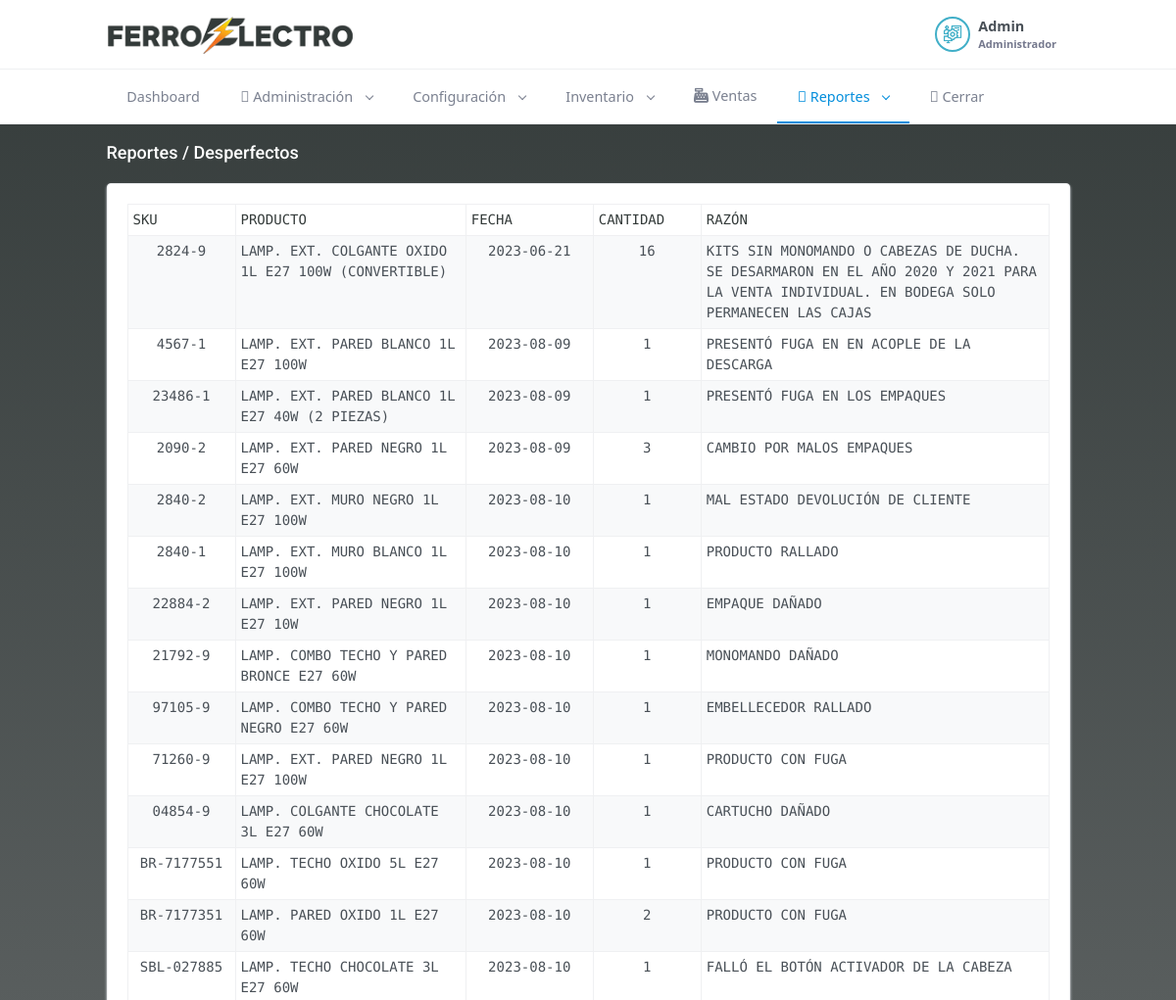
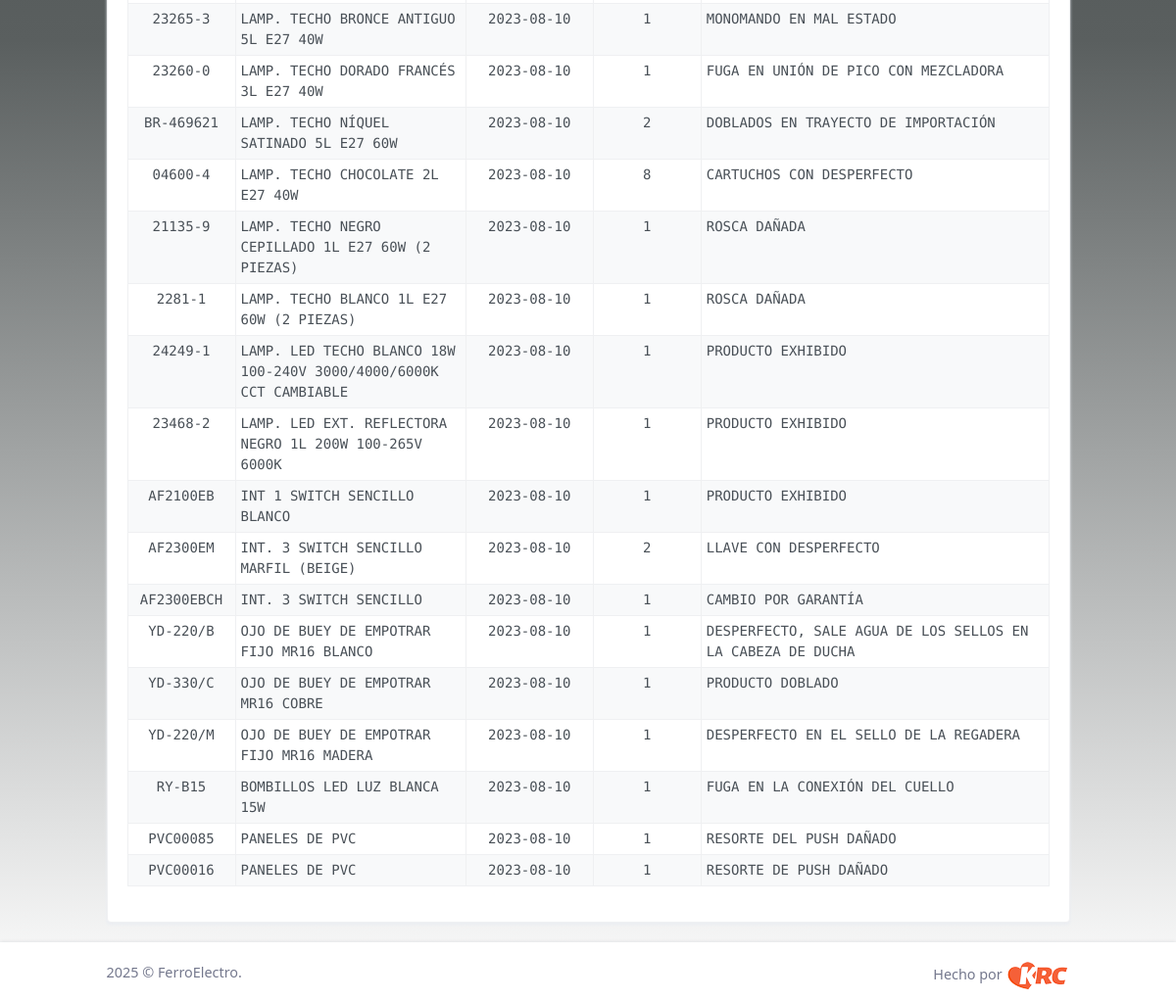
Screenshot of /index.php/reportes/desperfectos (signed in) with the database file from the repository (2 pictures, top to bottom).
### tables this page shows
CREATE TABLE `desperfectos` (
  `id` int(11) NOT NULL,
  `fecha` date NOT NULL,
  `idp` int(11) NOT NULL,
  `cantidad` int(11) NOT NULL,
  `razon` varchar(250) NOT NULL,
  `status` int(11) NOT NULL DEFAULT 1
);

CREATE TABLE `productos` (
  `id` int(11) NOT NULL,
  `sku` varchar(50) NOT NULL,
  `nombreproducto` varchar(300) NOT NULL,
  `descripcion` text NOT NULL,
  `proveedorid` int(11) NOT NULL,
  `categoriaid` int(11) NOT NULL,
  `marcaid` int(11) NOT NULL,
  `peso` float(10,2) NOT NULL,
  `cantmin` int(11) NOT NULL,
  `FOB` float(10,2) NOT NULL,
  `costo` float(10,2) NOT NULL,
  `venta` float(10,2) NOT NULL,
  `created_at` timestamp NOT NULL DEFAULT current_timestamp(),
  `updated_at` timestamp NOT NULL DEFAULT current_timestamp(),
  `status` int(11) NOT NULL DEFAULT 1
);

### application/controllers/reportes/Desperfectos.php (called while the page is built, shortened)
<?php
class Desperfectos extends CI_Controller {
	public function index()
	{
        $d['title'] = 'Reportes';
        $h['title'] =  $d['title'];
		$d['msg'] = '';
		$d['desperfectos'] = $this->model->all_desperfectos();
        $this->load->view('header_view', $h);
		$this->load->view('reportes/desperfectos_view', $d);
        $this->load->view('footer_view', $h);
	}
}

### index.php (called while the page is built, shortened)
<?php
require_once BASEPATH.'core/CodeIgniter.php';

### application/models/Model.php (called while the page is built, shortened)
<?php
class Model extends CI_Model
{
  public function all_desperfectos(){
    $str = 'productos.id idpr, productos.sku, productos.nombreproducto, productos.descripcion, productos.proveedorid, productos.categoriaid, productos.costo, productos.venta, productos.marcaid, productos.status statusprod, productos.peso, productos.cantmin, productos.fob, ';
    $str .= 'desperfectos.id iddes, desperfectos.fecha, desperfectos.idp, desperfectos.razon,, desperfectos.cantidad, desperfectos.status statusdesper';
    $q= $this
        ->db
        ->select($str)
	      ->from('desperfectos')
        ->join('productos', 'productos.id = desperfectos.idp')
        ->get();
    if($q->num_rows() > 0) {
      return $q->result_array();
    }
    return array();
  }
}

### application/views/reportes/desperfectos_view.php (the view, shortened to what this page needs)
<div class="main-content">
    <div class="page-content">
        <div class="container-fluid">
            <div class="row">
                <div class="col-12">
                    <div class="page-title-box d-flex align-items-center justify-content-between">
                        <h4 class="mb-0"><?= $title . ' / Desperfectos' ?></h4>
                    </div>
                </div>
            </div>
            <div class="row">
                <div class="col-xl-12">
                    <div class="card card-h-100">
                        <div class="card-body">
                            <div class="table-responsive">
                                <table id="reporteDatatable" class="table table-striped table-bordered table-condensed table-hovered" style="width:100%">
                                    <thead>
                                        <tr>
                                            <th>SKU</th>
                                            <th>PRODUCTO</th>
                                            <th>FECHA</th>
                                            <th>CANTIDAD</th>
                                            <th>RAZÓN</th>
                                        </tr>
                                    </thead>
                                    <tbody>
                                        <?php
                                        foreach($desperfectos as $d){
                                        ?>
                                        <tr>
                                            <td style="width: 110px; text-align: center;"><?= $d['sku'] ?></td>
                                            <td><?= $d['nombreproducto'] ?></td>
                                            <td style="width: 130px; text-align: center;"><?= $d['fecha'] ?></td>
                                            <td style="width: 110px; text-align: center;"><?= $d['cantidad'] ?></td>
                                            <td><?= $d['razon'] ?></td>
                                        </tr>
                                        <?php
                                        }
                                        ?>
                                    </tbody>
                                </table>
                            </div>
                        </div>
                    </div>
                </div>
            </div>
        </div>
    </div>

### assets/login/css/login.css (style rules this page uses)
#bodyall { background: #343b3a; background: -moz-linear-gradient(180deg, #343b3a 0%, #5a5f5f 52%, rgba(255,255,255,1) 100%); background: -webkit-linear-gradient(180deg, #343b3a 0%, #5a5f5f 52%, rgba(255,255,255,1) 100%); background: linear-gradient(180deg, #343b3a 0%, #5a5f5f 52%, rgba(255,255,255,1) 100%); filter: progid:DXImageTransform.Microsoft.gradient(startColorstr="#343b3a",endColorstr="#ffffff",GradientType=1); }
.page-title-box > h4 { color: #fff !important; }
label, th { color: #343b3a; }

### application/views/reportes/desperfectos_view.php (style rules this page uses)
table { font-family: 'Source Code Pro', monospace; font-size: 14px; }
.table > :not(caption) > * > * { padding: 5px; }

### rows the page displays
desperfectos: productos.sku "2824-9", productos.nombreproducto "LAMP. EXT. COLGANTE OXIDO 1L E27 100W (CONVERTIBLE)", fecha "2023-06-21", cantidad "16", razon "KITS SIN MONOMANDO O CABEZAS DE DUCHA. SE DESARMARON EN EL AÑO 2020 Y 2021 PARA LA VENTA INDIVIDUAL. EN BODEGA SOLO PERMANECEN LAS CAJAS"
desperfectos: productos.sku "4567-1", productos.nombreproducto "LAMP. EXT. PARED BLANCO 1L E27 100W", fecha "2023-08-09", cantidad "1", razon "PRESENTÓ FUGA EN EN ACOPLE DE LA DESCARGA"
desperfectos: productos.sku "23486-1", productos.nombreproducto "LAMP. EXT. PARED BLANCO 1L E27 40W (2 PIEZAS)", fecha "2023-08-09", cantidad "1", razon "PRESENTÓ FUGA EN LOS EMPAQUES"
desperfectos: productos.sku "2090-2", productos.nombreproducto "LAMP. EXT. PARED NEGRO 1L E27 60W", fecha "2023-08-09", cantidad "3", razon "CAMBIO POR MALOS EMPAQUES"
desperfectos: productos.sku "2840-2", productos.nombreproducto "LAMP. EXT. MURO NEGRO 1L E27 100W", fecha "2023-08-10", cantidad "1", razon "MAL ESTADO DEVOLUCIÓN DE CLIENTE"
desperfectos: productos.sku "2840-1", productos.nombreproducto "LAMP. EXT. MURO BLANCO 1L E27 100W", fecha "2023-08-10", cantidad "1", razon "PRODUCTO RALLADO"
desperfectos: productos.sku "22884-2", productos.nombreproducto "LAMP. EXT. PARED NEGRO 1L E27 10W", fecha "2023-08-10", cantidad "1", razon "EMPAQUE DAÑADO"
desperfectos: productos.sku "21792-9", productos.nombreproducto "LAMP. COMBO TECHO Y PARED BRONCE E27 60W", fecha "2023-08-10", cantidad "1", razon "MONOMANDO DAÑADO"
desperfectos: productos.sku "97105-9", productos.nombreproducto "LAMP. COMBO TECHO Y PARED NEGRO E27 60W", fecha "2023-08-10", cantidad "1", razon "EMBELLECEDOR RALLADO"
desperfectos: productos.sku "71260-9", productos.nombreproducto "LAMP. EXT. PARED NEGRO 1L E27 100W", fecha "2023-08-10", cantidad "1", razon "PRODUCTO CON FUGA"
desperfectos: productos.sku "04854-9", productos.nombreproducto "LAMP. COLGANTE CHOCOLATE 3L E27 60W", fecha "2023-08-10", cantidad "1", razon "CARTUCHO DAÑADO"
desperfectos: productos.sku "BR-7177551", productos.nombreproducto "LAMP. TECHO OXIDO 5L E27 60W", fecha "2023-08-10", cantidad "1", razon "PRODUCTO CON FUGA"
desperfectos: productos.sku "BR-7177351", productos.nombreproducto "LAMP. PARED OXIDO 1L E27 60W", fecha "2023-08-10", cantidad "2", razon "PRODUCTO CON FUGA"
desperfectos: productos.sku "SBL-027885", productos.nombreproducto "LAMP. TECHO CHOCOLATE 3L E27 60W", fecha "2023-08-10", cantidad "1", razon "FALLÓ EL BOTÓN ACTIVADOR DE LA CABEZA"
desperfectos: productos.sku "23265-3", productos.nombreproducto "LAMP. TECHO BRONCE ANTIGUO 5L E27 40W", fecha "2023-08-10", cantidad "1", razon "MONOMANDO EN MAL ESTADO"
desperfectos: productos.sku "23260-0", productos.nombreproducto "LAMP. TECHO DORADO FRANCÉS 3L E27 40W", fecha "2023-08-10", cantidad "1", razon "FUGA EN UNIÓN DE PICO CON MEZCLADORA"
desperfectos: productos.sku "BR-469621", productos.nombreproducto "LAMP. TECHO NÍQUEL SATINADO 5L E27 60W", fecha "2023-08-10", cantidad "2", razon "DOBLADOS EN TRAYECTO DE IMPORTACIÓN"
desperfectos: productos.sku "04600-4", productos.nombreproducto "LAMP. TECHO CHOCOLATE 2L E27 40W", fecha "2023-08-10", cantidad "8", razon "CARTUCHOS CON DESPERFECTO"
desperfectos: productos.sku "21135-9", productos.nombreproducto "LAMP. TECHO NEGRO CEPILLADO 1L E27 60W (2 PIEZAS)", fecha "2023-08-10", cantidad "1", razon "ROSCA DAÑADA"
desperfectos: productos.sku "2281-1", productos.nombreproducto "LAMP. TECHO BLANCO 1L E27 60W (2 PIEZAS)", fecha "2023-08-10", cantidad "1", razon "ROSCA DAÑADA"
desperfectos: productos.sku "24249-1", productos.nombreproducto "LAMP. LED TECHO BLANCO 18W 100-240V 3000/4000/6000K CCT CAMBIABLE", fecha "2023-08-10", cantidad "1", razon "PRODUCTO EXHIBIDO"
desperfectos: productos.sku "23468-2", productos.nombreproducto "LAMP. LED EXT. REFLECTORA NEGRO 1L 200W 100-265V 6000K", fecha "2023-08-10", cantidad "1", razon "PRODUCTO EXHIBIDO"
desperfectos: productos.sku "AF2100EB", productos.nombreproducto "INT 1 SWITCH SENCILLO BLANCO", fecha "2023-08-10", cantidad "1", razon "PRODUCTO EXHIBIDO"
desperfectos: productos.sku "AF2300EM", productos.nombreproducto "INT. 3 SWITCH SENCILLO MARFIL (BEIGE)", fecha "2023-08-10", cantidad "2", razon "LLAVE CON DESPERFECTO"
desperfectos: productos.sku "AF2300EBCH", productos.nombreproducto "INT. 3 SWITCH SENCILLO", fecha "2023-08-10", cantidad "1", razon "CAMBIO POR GARANTÍA"
desperfectos: productos.sku "YD-220/B", productos.nombreproducto "OJO DE BUEY DE EMPOTRAR FIJO MR16 BLANCO", fecha "2023-08-10", cantidad "1", razon "DESPERFECTO, SALE AGUA DE LOS SELLOS EN LA CABEZA DE DUCHA"
desperfectos: productos.sku "YD-330/C", productos.nombreproducto "OJO DE BUEY DE EMPOTRAR MR16 COBRE", fecha "2023-08-10", cantidad "1", razon "PRODUCTO DOBLADO"
desperfectos: productos.sku "YD-220/M", productos.nombreproducto "OJO DE BUEY DE EMPOTRAR FIJO MR16 MADERA", fecha "2023-08-10", cantidad "1", razon "DESPERFECTO EN EL SELLO DE LA REGADERA"
desperfectos: productos.sku "RY-B15", productos.nombreproducto "BOMBILLOS LED LUZ BLANCA 15W", fecha "2023-08-10", cantidad "1", razon "FUGA EN LA CONEXIÓN DEL CUELLO"
desperfectos: productos.sku "PVC00085", productos.nombreproducto "PANELES DE PVC", fecha "2023-08-10", cantidad "1", razon "RESORTE DEL PUSH DAÑADO"
desperfectos: productos.sku "PVC00016", productos.nombreproducto "PANELES DE PVC", fecha "2023-08-10", cantidad "1", razon "RESORTE DE PUSH DAÑADO"

### other values shown
$_SESSION['nombre'] "Admin"
$_SESSION['rolname'] "Administrador"
$title "Reportes"
